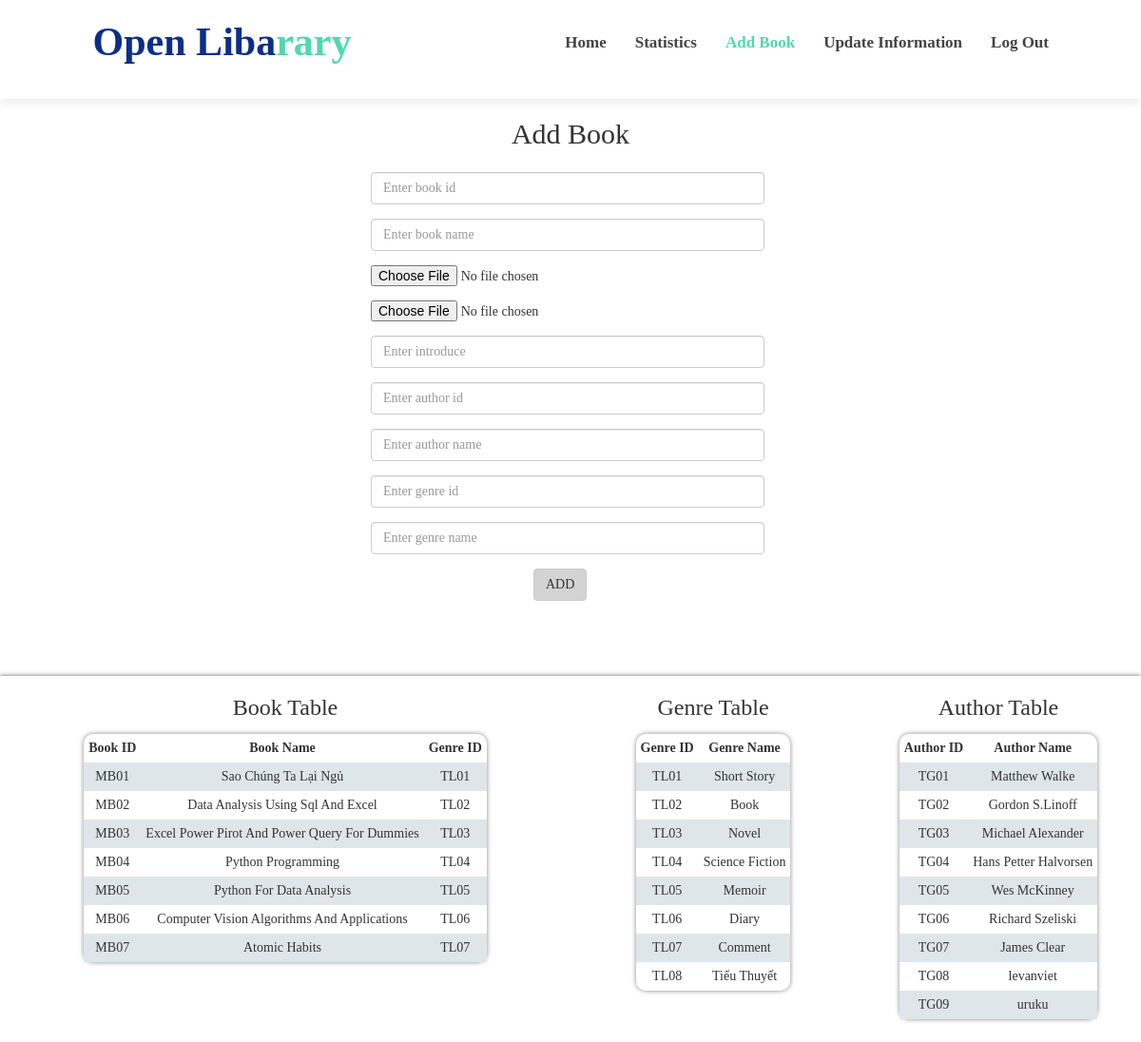
The page /PHP/admin/add_book.php on the database as committed earlier.
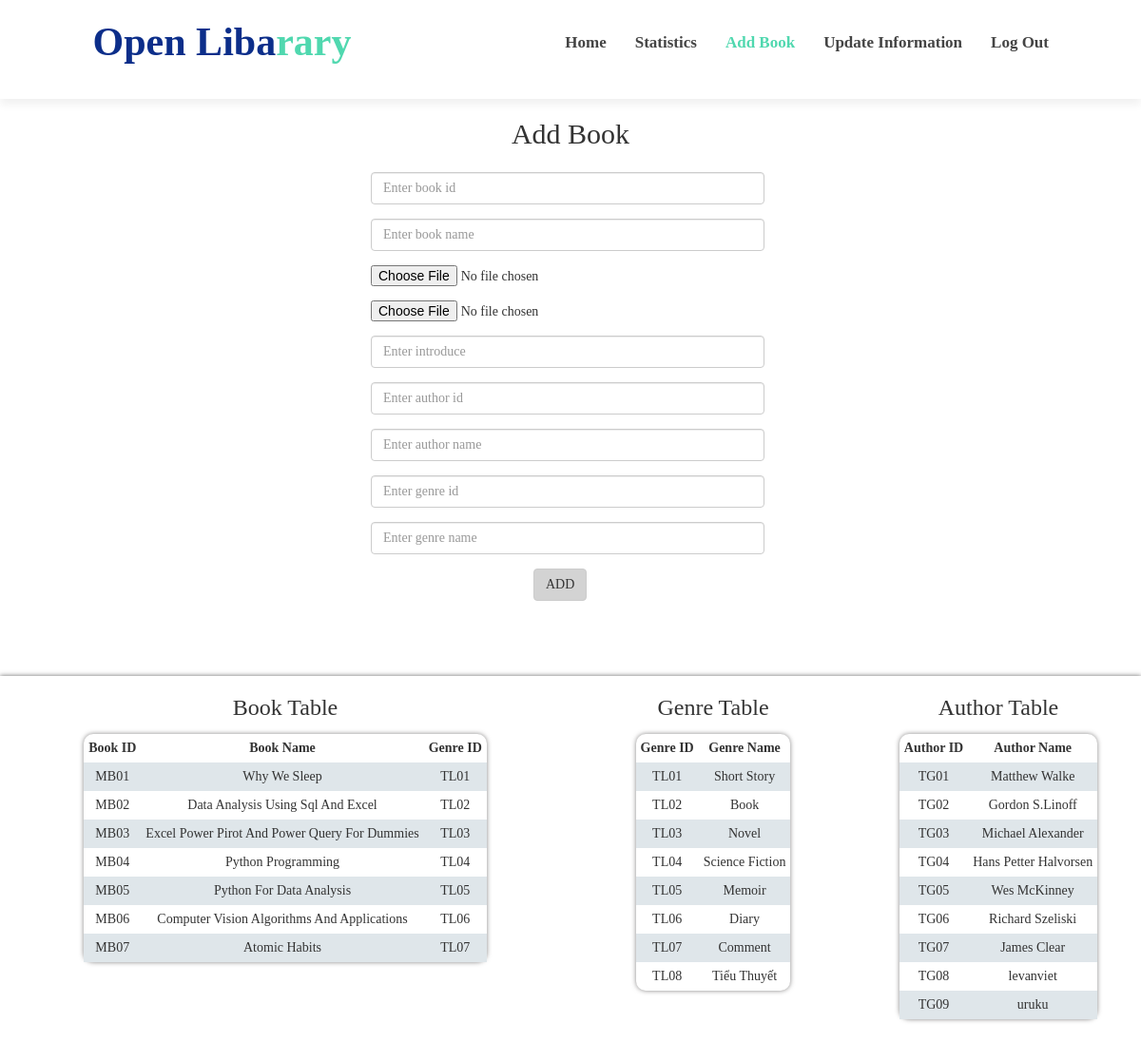
The same page on the database as committed later.
### tables this page shows
CREATE TABLE `book` (
  `Book_id` varchar(50) NOT NULL,
  `Book_name` varchar(500) DEFAULT NULL,
  `File_pdf` varchar(255) NOT NULL,
  `Genre_id` varchar(50) DEFAULT NULL,
  `Images` longblob NOT NULL,
  `Introduce` varchar(500) NOT NULL
);

### PHP/libs/helper.php (called while the page is built, shortened)
<?php
class Database
{
    private static $dsn = 'mysql:host=localhost;dbname=quan_ly_thu_vien';
    private static $username = "root";
    private static $password = "";
    private static $con = null;
    public static function db_connect()
    {
        try {
            if (is_null(self::$con)) {
                self::$con = new PDO(self::$dsn, self::$username, self::$password);
                self::$con->setAttribute(PDO::ATTR_ERRMODE, PDO::ERRMODE_WARNING);
            }
        } catch (PDOException $e) {
            $error_message = $e->getMessage();
            include_once '../errors/database_error.php';
        }
    }
    public static function db_disconnect()
    {
        if (!is_null(self::$con)) {
            self::$con = null;
        }
    }
    public static function db_execute($sql = '')
    {
        if (!is_null(self::$con)) {
            $result = self::$con->prepare($sql);
            $result->execute();
            if ($result->rowCount() > 0) {
                return true;
            }
        }
        return false;
    }
    public static function db_get_list($sql = '')
    {
        if (!is_null(self::$con)) {
            $result = self::$con->prepare($sql);
            $result->execute();
            if ($result->rowCount() > 0) {
                $rows = $result->fetchAll();
                return $rows;
            }
        }
        return false;
    }
}

### PHP/admin/add_book.php (the view, shortened to what the changed rows need)
<?php
include('../libs/helper.php');
?>
<!DOCTYPE html>
<html lang="en">
<head>
    <link rel="stylesheet" href="https://maxcdn.bootstrapcdn.com/bootstrap/3.4.1/css/bootstrap.min.css">
    <link rel="stylesheet" href="../../CSS/add_book.css">
</head>
<body>
    <header id="header" class="d-flex align-items-center">
        <div id="logo">
            <h1><a href="index.html">Open Liba<span>rary</span></a></h1>
        </div>
    </header>
    <div class="add_book">
        <h2>Add Book</h2>
    </div>
    <div class="full_display">
        <div class="display_book">
            <?php
            $sql_select_book = "SELECT Book_id, Book_name, Genre_id FROM book ";
            if (Database::db_execute($sql_select_book)) {
                echo '<table>';
                echo '<tr>';
                echo '<th>Book ID</th>';
                echo '<th>Book Name</th>';
                echo '<th>Genre ID</th>';
                echo '</tr>';
                $books = Database::db_get_list($sql_select_book);
                foreach ($books as $book) {
                    echo '<tr>';
                    echo '<td>' . $book["Book_id"] . '</td>';
                    echo '<td>' . $book["Book_name"] . '</td>';
                    echo '<td>' . $book["Genre_id"] . '</td>';
                    echo '</tr>';
                }
                echo '</table>';
            }
            ?>
        </div>
        <div class="display_genre">
            <?php
            $sql_select_genre = "SELECT * FROM genre ";
            if (Database::db_execute($sql_select_genre)) {
                echo '<table>';
                echo '<tr>';
                echo '<th>Genre ID</th>';
                echo '<th>Genre Name</th>';
                echo '</tr>';
                echo '</table>';
            }
            ?>
        </div>
        <div class="display_author">
            <?php
            $sql_select_author = "SELECT * FROM author ";
            if (Database::db_execute($sql_select_author)) {
                echo '<table>';
                echo '<tr>';
                echo '<th>Author ID</th>';
                echo '<th>Author Name</th>';
                echo '</tr>';
                echo '</table>';
            }
            ?>
        </div>
    </div>
</body>
</html>

Rows that differ between the two databases and show on the page:
changed book "MB01": Book_name "Sao Chúng Ta Lại Ngủ" → "Why We Sleep"
